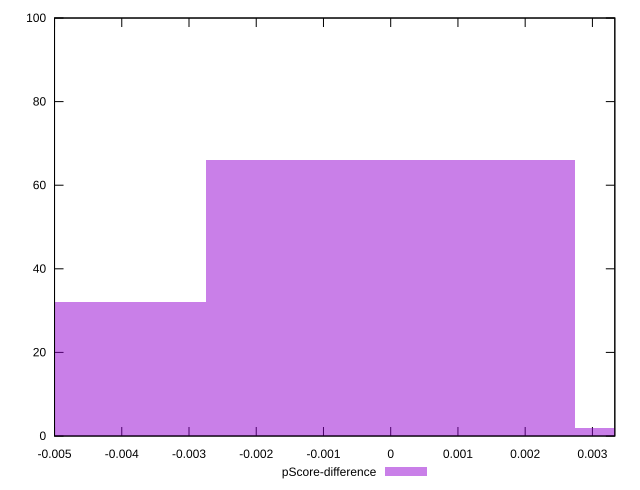

The script that saved this image:
reset

$pScoreDifference <<EOF
-0.005492927811283902 32
0 66
0.005492927811283902 2
EOF

set key outside below
set boxwidth 0.005492927811283902
set xrange [-0.0050000000000000044:0.0033333333333332993]
set yrange [0:100]
set trange [0:100]
set style fill transparent solid 0.5 noborder
set terminal svg size 640, 490 enhanced background rgb 'white'
set output "reprap/unminified-css/samples/pages+cached+noexternal+nomedia+nocss+nojs/pScore-difference/histogram.svg"

plot $pScoreDifference title "pScore-difference" with boxes

reset
